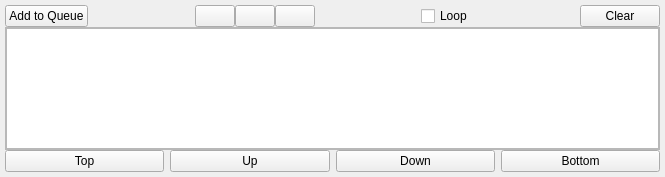
<?xml version="1.0" encoding="UTF-8"?>
<ui version="4.0">
 <class>Form</class>
 <widget class="QWidget" name="Form">
  <property name="geometry">
   <rect>
    <x>0</x>
    <y>0</y>
    <width>665</width>
    <height>177</height>
   </rect>
  </property>
  <property name="windowTitle">
   <string>Form</string>
  </property>
  <layout class="QVBoxLayout" name="verticalLayout">
   <property name="spacing">
    <number>0</number>
   </property>
   <property name="leftMargin">
    <number>5</number>
   </property>
   <property name="topMargin">
    <number>5</number>
   </property>
   <property name="rightMargin">
    <number>5</number>
   </property>
   <property name="bottomMargin">
    <number>5</number>
   </property>
   <item>
    <layout class="QHBoxLayout" name="horizontalLayout">
     <item>
      <widget class="QPushButton" name="addQueueButton">
       <property name="toolTip">
        <string>Add plan to queue</string>
       </property>
       <property name="text">
        <string>Add to Queue</string>
       </property>
       <property name="icon">
        <iconset>
         <normaloff>plus.png</normaloff>plus.png</iconset>
       </property>
      </widget>
     </item>
     <item>
      <spacer name="horizontalSpacer_1">
       <property name="orientation">
        <enum>Qt::Horizontal</enum>
       </property>
       <property name="sizeHint" stdset="0">
        <size>
         <width>40</width>
         <height>20</height>
        </size>
       </property>
      </spacer>
     </item>
     <item>
      <widget class="QPushButton" name="editButton">
       <property name="toolTip">
        <string>Edit plan</string>
       </property>
       <property name="icon">
        <iconset>
         <normaloff>edit.png</normaloff>edit.png</iconset>
       </property>
      </widget>
     </item>
     <item>
      <widget class="QPushButton" name="duplicateButton">
       <property name="toolTip">
        <string>Duplicate plan</string>
       </property>
       <property name="text">
        <string/>
       </property>
       <property name="icon">
        <iconset>
         <normaloff>duplicate.png</normaloff>duplicate.png</iconset>
       </property>
      </widget>
     </item>
     <item>
      <widget class="QPushButton" name="deleteButton">
       <property name="toolTip">
        <string>Delete plan</string>
       </property>
       <property name="icon">
        <iconset>
         <normaloff>delete.png</normaloff>delete.png</iconset>
       </property>
      </widget>
     </item>
     <item>
      <spacer name="horizontalSpacer_2">
       <property name="orientation">
        <enum>Qt::Horizontal</enum>
       </property>
       <property name="sizeHint" stdset="0">
        <size>
         <width>40</width>
         <height>20</height>
        </size>
       </property>
      </spacer>
     </item>
     <item>
      <widget class="QCheckBox" name="loopBox">
       <property name="text">
        <string>Loop</string>
       </property>
      </widget>
     </item>
     <item>
      <spacer name="horizontalSpacer">
       <property name="orientation">
        <enum>Qt::Horizontal</enum>
       </property>
       <property name="sizeHint" stdset="0">
        <size>
         <width>40</width>
         <height>20</height>
        </size>
       </property>
      </spacer>
     </item>
     <item>
      <widget class="QPushButton" name="clearButton">
       <property name="toolTip">
        <string>Clear queue</string>
       </property>
       <property name="text">
        <string>Clear</string>
       </property>
       <property name="icon">
        <iconset>
         <normaloff>clear.png</normaloff>clear.png</iconset>
       </property>
      </widget>
     </item>
    </layout>
   </item>
   <item>
    <widget class="QFrame" name="frame">
     <property name="minimumSize">
      <size>
       <width>0</width>
       <height>0</height>
      </size>
     </property>
     <property name="frameShape">
      <enum>QFrame::StyledPanel</enum>
     </property>
     <property name="frameShadow">
      <enum>QFrame::Raised</enum>
     </property>
     <layout class="QHBoxLayout" name="horizontalLayout_2">
      <property name="leftMargin">
       <number>0</number>
      </property>
      <property name="topMargin">
       <number>0</number>
      </property>
      <property name="rightMargin">
       <number>0</number>
      </property>
      <property name="bottomMargin">
       <number>0</number>
      </property>
      <item>
       <widget class="QTableView" name="tableView"/>
      </item>
     </layout>
    </widget>
   </item>
   <item>
    <widget class="QWidget" name="widget" native="true">
     <layout class="QHBoxLayout" name="horizontalLayout_3">
      <property name="leftMargin">
       <number>0</number>
      </property>
      <property name="topMargin">
       <number>0</number>
      </property>
      <property name="rightMargin">
       <number>0</number>
      </property>
      <property name="bottomMargin">
       <number>0</number>
      </property>
      <item>
       <widget class="QPushButton" name="moveTopButton">
        <property name="text">
         <string>Top</string>
        </property>
        <property name="icon">
         <iconset>
          <normaloff>top.png</normaloff>top.png</iconset>
        </property>
       </widget>
      </item>
      <item>
       <widget class="QPushButton" name="moveUpButton">
        <property name="text">
         <string>Up</string>
        </property>
        <property name="icon">
         <iconset>
          <normaloff>up.png</normaloff>up.png</iconset>
        </property>
       </widget>
      </item>
      <item>
       <widget class="QPushButton" name="moveDownButton">
        <property name="text">
         <string>Down</string>
        </property>
        <property name="icon">
         <iconset>
          <normaloff>down.png</normaloff>down.png</iconset>
        </property>
       </widget>
      </item>
      <item>
       <widget class="QPushButton" name="moveBottomButton">
        <property name="text">
         <string>Bottom</string>
        </property>
        <property name="icon">
         <iconset>
          <normaloff>bottom.png</normaloff>bottom.png</iconset>
        </property>
       </widget>
      </item>
     </layout>
    </widget>
   </item>
  </layout>
 </widget>
 <resources/>
 <connections/>
</ui>
